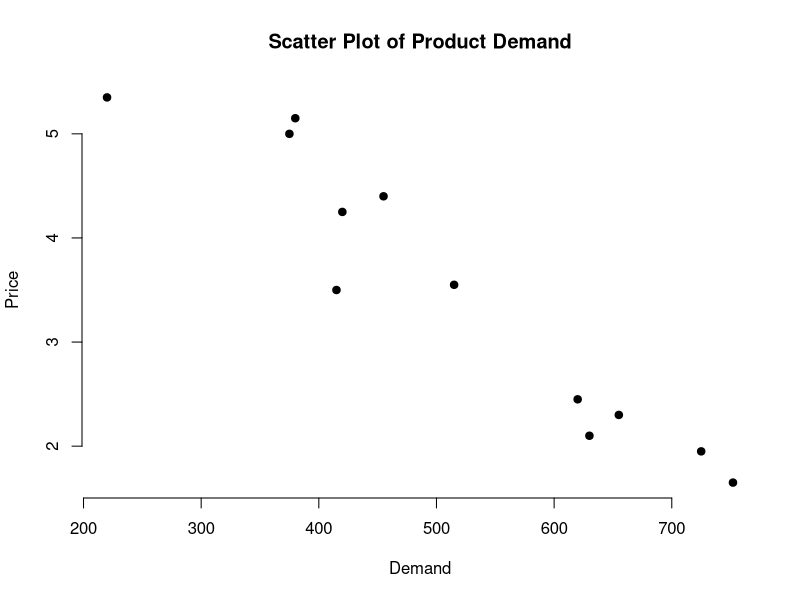
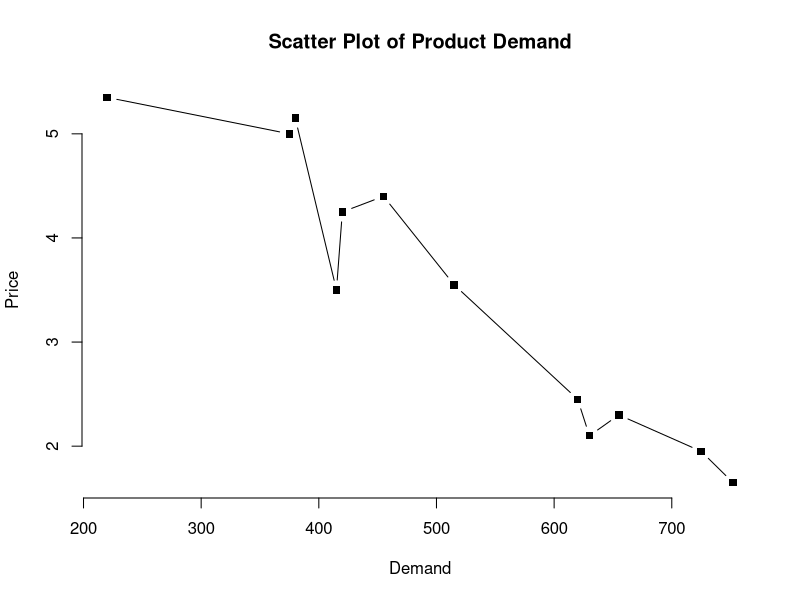
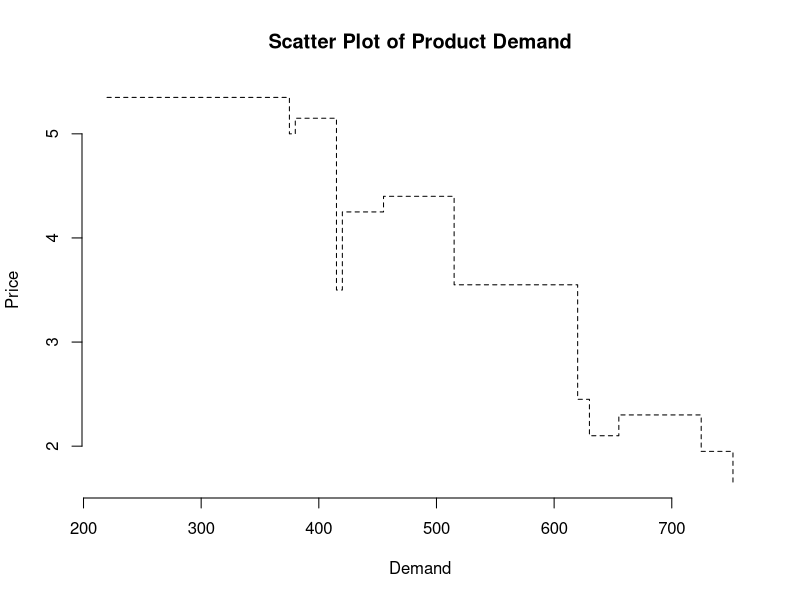
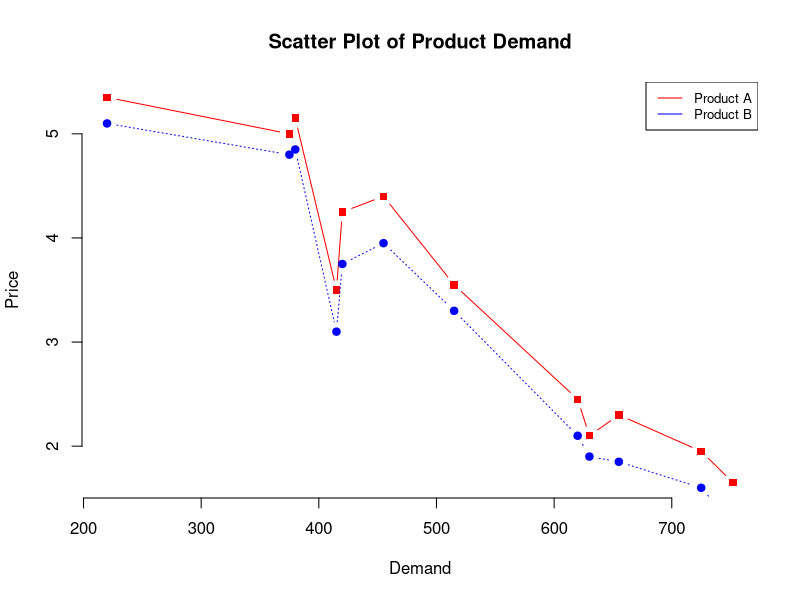

Source code (R) for these figures, in order:
# 3.1 Scatter Plot

d <- c(220, 375, 380, 415, 420, 455, 515, 620, 630, 655, 725, 752)

x <-
  c(5.35,
    5.00,
    5.15,
    3.50,
    4.25,
    4.40,
    3.55,
    2.45,
    2.10,
    2.30,
    1.95,
    1.65)

plot(
  d,
  x,
  main = "Scatter Plot of Product Demand",
  xlab = "Demand",
  ylab = "Price",
  pch = 19,
  frame = FALSE
)

# 3.2 Creating Line Plots

plot(
  d,
  x,
  main = "Scatter Plot of Product Demand",
  xlab = "Demand",
  ylab = "Price",
  pch = 15,
  frame = FALSE,
  type = "b",
  lty = 1
)

plot(
  d,
  x,
  main = "Scatter Plot of Product Demand",
  xlab = "Demand",
  ylab = "Price",
  pch = 15,
  frame = FALSE,
  type = "s",
  lty = 2
)

# 3.3 Plots with Multiple Lines and a legend
y <-
  c(5.10,
    4.80,
    4.85,
    3.10,
    3.75,
    3.95,
    3.30,
    2.10,
    1.90,
    1.85,
    1.60,
    1.25)

plot(
  d,
  x,
  main = "Scatter Plot of Product Demand",
  xlab = "Demand",
  ylab = "Price",
  pch = 15,
  frame = FALSE,
  type = "b",
  lty = 1,
  col="red"
)
lines(
  d,
  y,
  pch = 19,
  col = "blue",
  type = "b",
  lty = 3
)
legend(
  "topright",
  legend = c("Product A", "Product B"),
  col = c("red", "blue"), lty=1,3, cex=0.8)
 